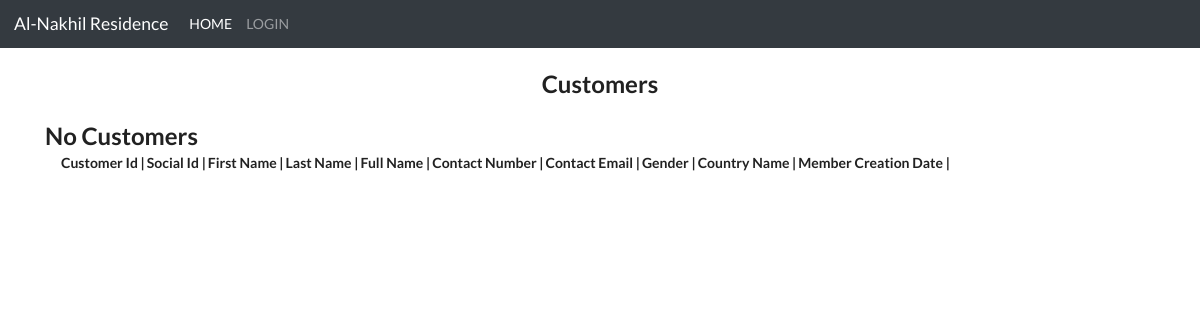
/customers, run on an earlier commit of the app's database.
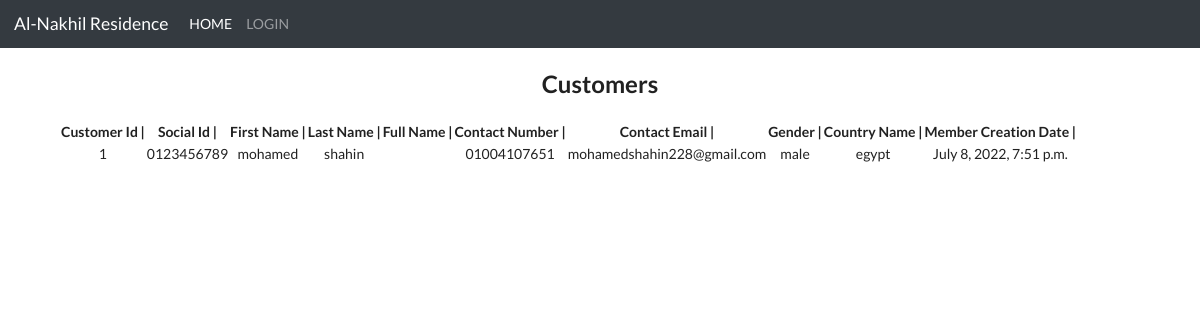
And on a later commit of the database.
### login_system/models.py (models this page shows, shortened)
class Customer(models.Model):
    customer_id = models.CharField(max_length=20, primary_key=True)
    social_id = models.CharField(max_length = 10)
    first_name = models.CharField(max_length = 10)
    last_name = models.CharField(max_length = 10)
    full_name = models.CharField(max_length = 40)
    contact_number = models.CharField(max_length= 11)
    contact_email = models.CharField(max_length= 40)
    gender = models.CharField(max_length= 10)
    country_name = models.CharField(max_length = 15)
    city_name = models.CharField(max_length = 10)
    member_creation_date = models.DateTimeField(default=datetime.now)

### login_system/views.py (the view)
# urls.py: path("customers", views.customers, name="customers"),
def customers(request):
    customers = Customer.objects.all()
    return render(request, 'all_customers.html', context={'customers': customers})

### login_system/templates/all_customers.html (shortened to what this page needs)
{% extends "base.html" %}
{% block content%}
    <body>
        <div class="container">
          <h2 class="my-4">Customers</h2>
          <table>
            <tr>
                <th>Customer Id | </th>
                <th>Social Id | </th>
                <th>First Name | </th>
                <th>Last Name | </th>
                <th>Full Name | </th>
                <th>Contact Number | </th>
                <th>Contact Email | </th>
                <th>Gender | </th>
                <th>Country Name | </th>
                <th>Member Creation Date | </th>
            </tr>
              {% for c in customers %}
            <tr>
                <td>{{c.customer_id}} </td>
                <td>{{c.social_id}} </td>
                <td>{{c.first_name}} </td>
                <td>{{c.last_name}} </td>
                <td>{{c.fullname}} </td>
                <td>{{c.contact_number}} </td>
                <td>{{c.contact_email}} </td>
                <td>{{c.gender}} </td>
                <td>{{c.country_name}} </td>
                <td>{{c.member_creation_date}} </td>
            </tr>
            {% empty %}
            <div class="row">
              <h2> No Customers </h2>
            </div>
            {% endfor %}
          </table>
        </div>
    </body>
    {% endblock content%}

What changed in the data, as far as the page shows it:
added Customer: customer_id "1", social_id "0123456789", first_name "mohamed", last_name "shahin", contact_number "01004107651", contact_email "mohamedshahin228@gmail.com", gender "male", country_name "egypt", member_creation_date "July 8, 2022, 7:51 p.m."
Also different on the page:
text no longer shown: "No Customers"
